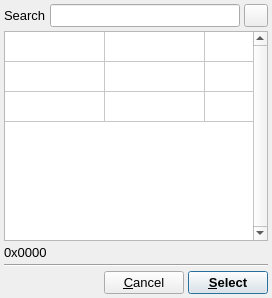
<?xml version="1.0" encoding="UTF-8"?>
<ui version="4.0">
 <class>SelectSymbolDialog</class>
 <widget class="QDialog" name="SelectSymbolDialog">
  <property name="windowModality">
   <enum>Qt::ApplicationModal</enum>
  </property>
  <property name="geometry">
   <rect>
    <x>0</x>
    <y>0</y>
    <width>272</width>
    <height>298</height>
   </rect>
  </property>
  <property name="sizePolicy">
   <sizepolicy hsizetype="Minimum" vsizetype="Fixed">
    <horstretch>0</horstretch>
    <verstretch>0</verstretch>
   </sizepolicy>
  </property>
  <property name="maximumSize">
   <size>
    <width>272</width>
    <height>16777215</height>
   </size>
  </property>
  <property name="font">
   <font>
    <pointsize>10</pointsize>
   </font>
  </property>
  <property name="windowTitle">
   <string>Select Symbol</string>
  </property>
  <property name="windowIcon">
   <iconset resource="uchroma.qrc">
    <normaloff>:/uchroma/icons/uchroma.png</normaloff>:/uchroma/icons/uchroma.png</iconset>
  </property>
  <layout class="QVBoxLayout" name="verticalLayout">
   <property name="spacing">
    <number>4</number>
   </property>
   <property name="margin">
    <number>4</number>
   </property>
   <item>
    <layout class="QHBoxLayout" name="horizontalLayout">
     <property name="spacing">
      <number>4</number>
     </property>
     <item>
      <widget class="QLabel" name="label">
       <property name="text">
        <string>Search</string>
       </property>
      </widget>
     </item>
     <item>
      <widget class="QLineEdit" name="SearchEdit"/>
     </item>
     <item>
      <widget class="QToolButton" name="ClearSearchButton">
       <property name="text">
        <string/>
       </property>
       <property name="icon">
        <iconset resource="uchroma.qrc">
         <normaloff>:/uchroma/icons/clear.svg</normaloff>:/uchroma/icons/clear.svg</iconset>
       </property>
       <property name="iconSize">
        <size>
         <width>16</width>
         <height>16</height>
        </size>
       </property>
      </widget>
     </item>
    </layout>
   </item>
   <item>
    <widget class="QTableWidget" name="SymbolTable">
     <property name="sizePolicy">
      <sizepolicy hsizetype="Expanding" vsizetype="Expanding">
       <horstretch>0</horstretch>
       <verstretch>0</verstretch>
      </sizepolicy>
     </property>
     <property name="maximumSize">
      <size>
       <width>264</width>
       <height>16777215</height>
      </size>
     </property>
     <property name="font">
      <font>
       <pointsize>20</pointsize>
      </font>
     </property>
     <property name="verticalScrollBarPolicy">
      <enum>Qt::ScrollBarAlwaysOn</enum>
     </property>
     <property name="horizontalScrollBarPolicy">
      <enum>Qt::ScrollBarAlwaysOff</enum>
     </property>
     <property name="editTriggers">
      <set>QAbstractItemView::NoEditTriggers</set>
     </property>
     <property name="selectionMode">
      <enum>QAbstractItemView::SingleSelection</enum>
     </property>
     <property name="selectionBehavior">
      <enum>QAbstractItemView::SelectItems</enum>
     </property>
     <property name="rowCount">
      <number>3</number>
     </property>
     <property name="columnCount">
      <number>3</number>
     </property>
     <attribute name="horizontalHeaderVisible">
      <bool>false</bool>
     </attribute>
     <attribute name="verticalHeaderVisible">
      <bool>false</bool>
     </attribute>
     <row/>
     <row/>
     <row/>
     <column/>
     <column/>
     <column/>
    </widget>
   </item>
   <item>
    <widget class="QLabel" name="SymbolLabel">
     <property name="text">
      <string>0x0000 &lt;None&gt;</string>
     </property>
    </widget>
   </item>
   <item>
    <widget class="Line" name="line">
     <property name="orientation">
      <enum>Qt::Horizontal</enum>
     </property>
    </widget>
   </item>
   <item>
    <layout class="QHBoxLayout" name="horizontalLayout_6">
     <item>
      <spacer name="horizontalSpacer_2">
       <property name="orientation">
        <enum>Qt::Horizontal</enum>
       </property>
       <property name="sizeHint" stdset="0">
        <size>
         <width>40</width>
         <height>20</height>
        </size>
       </property>
      </spacer>
     </item>
     <item>
      <widget class="QPushButton" name="CancelButton">
       <property name="text">
        <string>&amp;Cancel</string>
       </property>
      </widget>
     </item>
     <item>
      <widget class="QPushButton" name="SelectButton">
       <property name="font">
        <font>
         <weight>75</weight>
         <bold>true</bold>
        </font>
       </property>
       <property name="text">
        <string>&amp;Select</string>
       </property>
       <property name="default">
        <bool>true</bool>
       </property>
      </widget>
     </item>
    </layout>
   </item>
  </layout>
 </widget>
 <tabstops>
  <tabstop>SearchEdit</tabstop>
  <tabstop>ClearSearchButton</tabstop>
  <tabstop>SymbolTable</tabstop>
  <tabstop>CancelButton</tabstop>
  <tabstop>SelectButton</tabstop>
 </tabstops>
 <resources>
  <include location="uchroma.qrc"/>
 </resources>
 <connections/>
</ui>
